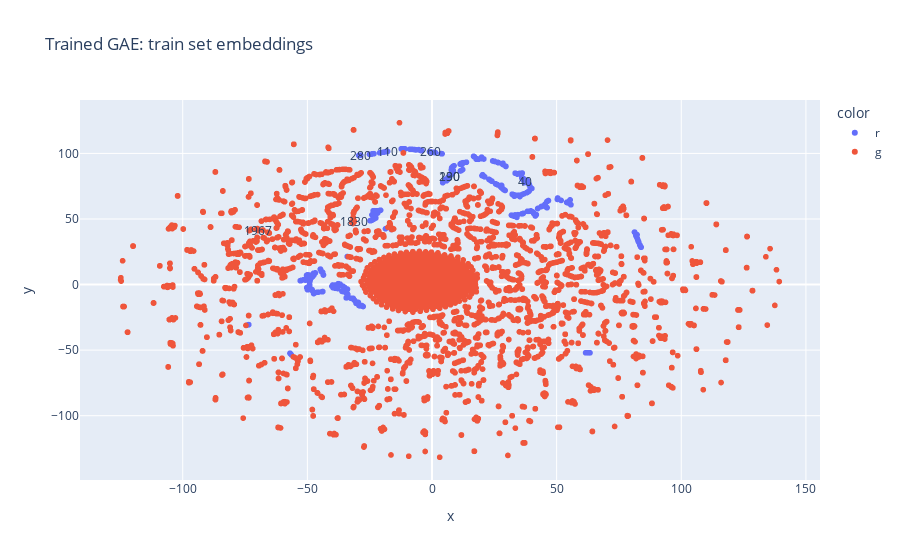

The notebook cell saved with this chart:
### Code cell
visualize_tsne_embeddings(
    gae_model, train_dataset, title='Trained GAE: train set embeddings',
    perplexity=5, labeled=True, labels=[40, 190, 230, 1830, 260, 110, 280, 1967])

### Figure 1 — Plotly figure (JSON) as saved in the notebook; plotly's stock layout.template omitted (floating-point values rounded to 4 significant figures; data arrays with more than 128 entries replaced by an {"elided": "..."} marker saying what was removed)
{"data": [{"customdata": {"elided": "519x1x2 mixed values"}, "hovertemplate": "color=r<br>x=%{x}<br>y=%{y}<br>hover_data_0=%{customdata[0]}<extra></extra>", "legendgroup": "r", "marker": {"color": "#636efa", "symbol": "circle"}, "mode": "markers", "name": "r", "showlegend": true, "type": "scattergl", "x": {"elided": "519 float values"}, "xaxis": "x", "y": {"elided": "519 float values"}, "yaxis": "y"}, {"customdata": {"elided": "7294x1 int values"}, "hovertemplate": "color=g<br>x=%{x}<br>y=%{y}<br>hover_data_0=%{customdata[0]}<extra></extra>", "legendgroup": "g", "marker": {"color": "#EF553B", "symbol": "circle"}, "mode": "markers", "name": "g", "showlegend": true, "type": "scattergl", "x": {"elided": "7294 float values"}, "xaxis": "x", "y": {"elided": "7294 float values"}, "yaxis": "y"}], "layout": {"annotations": [{"showarrow": false, "text": "40", "x": 37.26, "y": 78.64}, {"showarrow": false, "text": "190", "x": 7.078, "y": 82.6}, {"showarrow": false, "text": "230", "x": 7.158, "y": 82.76}, {"showarrow": false, "text": "1830", "x": -31.19, "y": 48.14}, {"showarrow": false, "text": "260", "x": -0.7426, "y": 101.2}, {"showarrow": false, "text": "110", "x": -17.92, "y": 101.5}, {"showarrow": false, "text": "280", "x": -28.66, "y": 98.61}, {"showarrow": false, "text": "1967", "x": -69.75, "y": 41.14}], "legend": {"title": {"text": "color"}, "tracegroupgap": 0}, "title": {"text": "Trained GAE: train set embeddings"}, "xaxis": {"anchor": "y", "domain": [0, 1], "title": {"text": "x"}}, "yaxis": {"anchor": "x", "domain": [0, 1], "title": {"text": "y"}}}}
